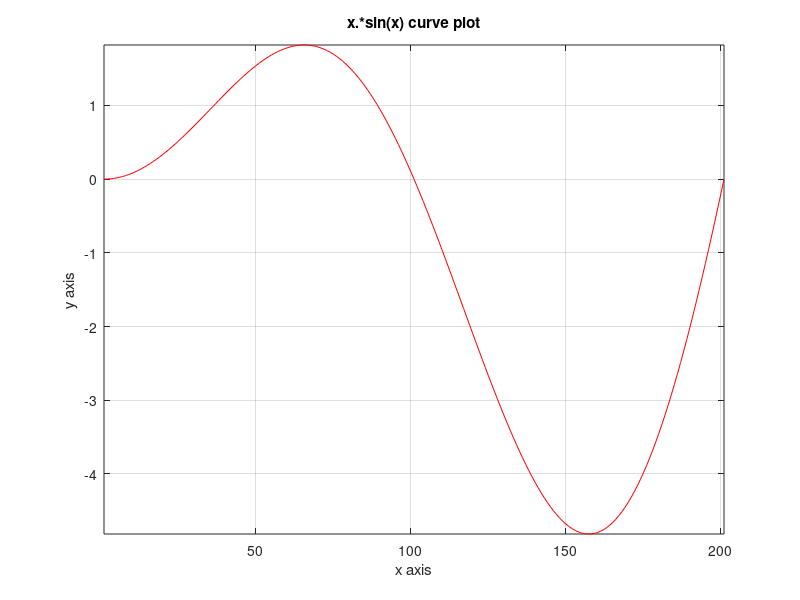

MATLAB code for this plot:
x=0:pi/100:2*pi;
figure
x=x;
y=x.*sin(x);
plot(x.*sin(x),'r');
xlabel('x axis');
ylabel('y axis');
title('x.*sin(x) curve plot');
grid on
axis tight